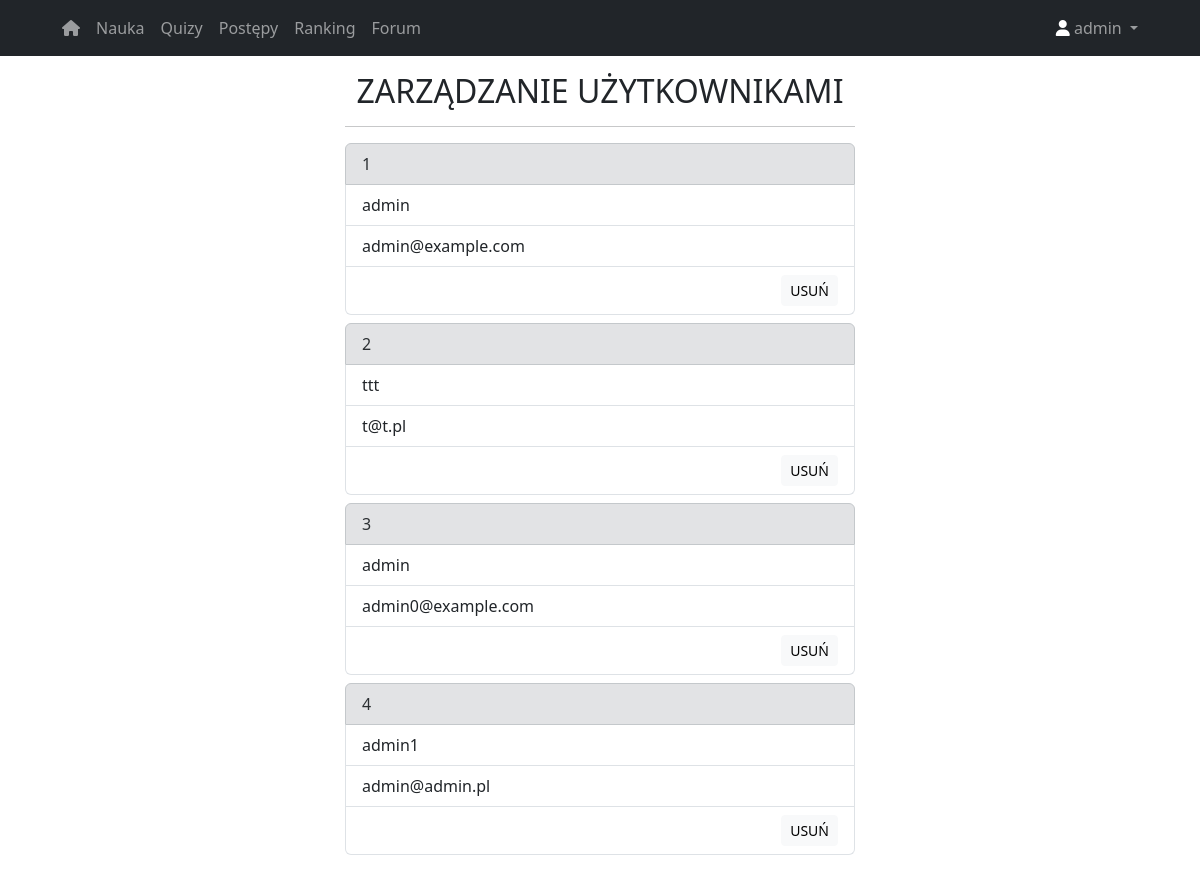
The app's page /adminpanel (signed in), older data.
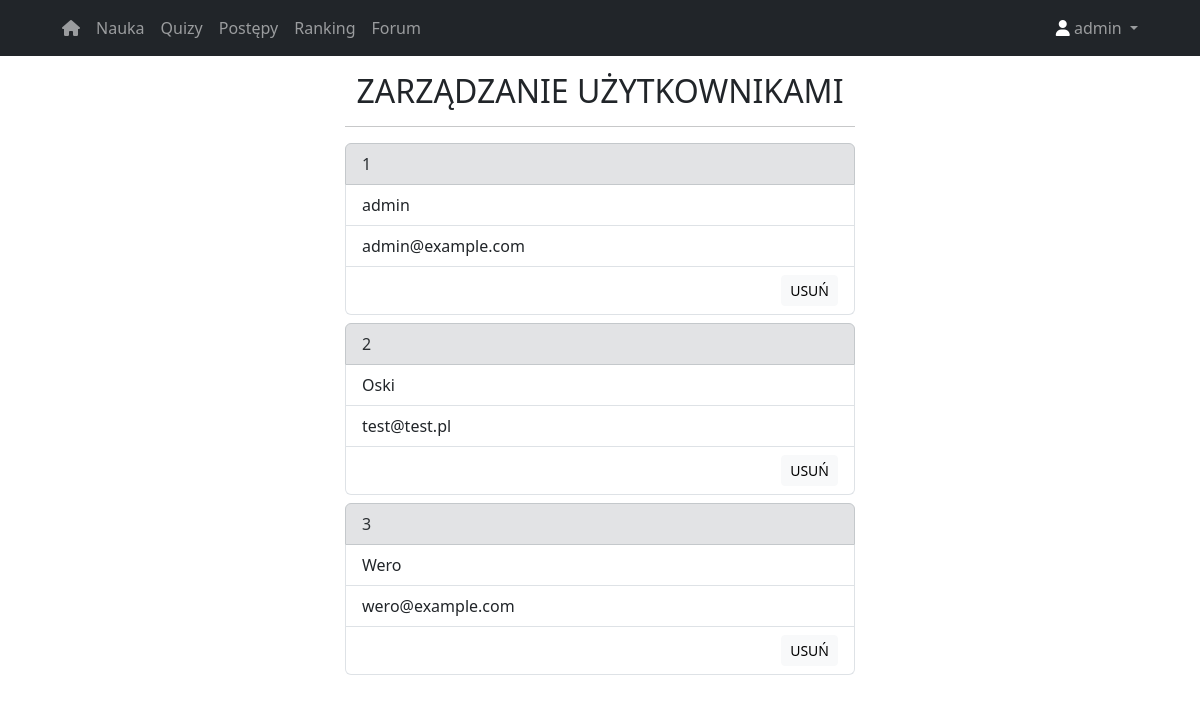
The same page, newer data.
### website/models.py (models this page shows)
class User(db.Model, UserMixin):
    id = db.Column(db.Integer, primary_key=True)
    email = db.Column(db.String(150), unique = True)
    password = db.Column(db.String(150))
    first_name = db.Column(db.String(150))
    points = db.relationship('Points')
    notes = db.relationship('Note')
    ranks = db.relationship('Rank')

### website/auth.py (the view)
@auth.route('/adminpanel')
@login_required
def adminpanel():
    if current_user.first_name != 'admin':
        return redirect(url_for('auth.mainPage'))
    all_users = User.query.all()
    return render_template('adminpanel.html', user=current_user, users=all_users)

### website/__init__.py (called while the page is built)
def create_app():
    app = Flask(__name__)
    app.config['SECRET_KEY'] = 'hjshjhdjah kjshkjdhjs'
    app.config['SQLALCHEMY_DATABASE_URI'] = f'sqlite:///{DB_NAME}'
    db.init_app(app)
    from .auth import auth
    app.register_blueprint(auth, url_prefix='/')
    from .models import User
    with app.app_context():
        db.create_all()
    login_manager = LoginManager()
    login_manager.login_view = 'auth.login'
    login_manager.init_app(app)
    @login_manager.user_loader
    def load_user(id):
        return User.query.get(int(id))
    return app

### website/auth.py (called while the page is built)
@auth.before_request
def restrict_access_to_auth_routes():
    if current_user.is_authenticated and request.endpoint in ['auth.login', 'auth.sign_up']:
        return redirect(url_for('auth.mainPage'))

### website/templates/adminpanel.html (shortened to what this page needs)
{% extends 'base.html' %}
{% block content %}
    <main>
    <div class="row align-items-center">
   <div class="mx-auto col-10 col-md-8 col-lg-6">
		<div>
				<h2 class="text-center">ZARZĄDZANIE UŻYTKOWNIKAMI</h2><hr>
			</div>
        {% for user in users %}
            <ul class="list-group mb-2">
                <li class="list-group-item list-group-item-secondary">{{ user.id }}</li>
                <li class="list-group-item">{{ user.first_name }}</li>
                <li class="list-group-item">{{ user.email }}</li>
                <li class="list-group-item">
                    <button
        type="button"
        class="btn btn-sm btn-light float-end"
        data-bs-toggle="modal"
        data-bs-target="#deleteModal-{{ user.id }}">
        USUŃ
    </button>
                </li>
            </ul>
            {% endfor %}
   </div>
    </div>
    </main>
    {% endblock %}

### website/templates/base.html (shortened to what this page needs)
<!DOCTYPE html>
<html lang="en">
	<head>
     <link
            href="https://cdn.jsdelivr.net/npm/bootstrap@5.3.1/dist/css/bootstrap.min.css"
            rel="stylesheet"
 />
    <link
			rel="stylesheet"
			href=" {{ url_for('static', filename='style.css') }}"/>
</head>
<body>
        <nav class="navbar navbar-expand-lg navbar-dark bg-dark">
            <div class="nav-item container d-flex justify-content-between">
                <div class="container-fluid">
                    <div class="collapse navbar-collapse" id="navbarSupportedContent">
                        <ul class="navbar-nav me-auto mb-2 mb-lg-0">
							{% if user.is_authenticated %}
                            <li class="nav-item">
                                <a class="nav-link" href="/20_marcinek/licencjat/mainPage"><i class="fa-sharp fa-solid fa-house"></i></a>
                            </li>
                            <li class="nav-item">
                                <a class="nav-link" href="/20_marcinek/licencjat/course">Nauka</a>
                            </li>
                            <li class="nav-item">
                                <a class="nav-link" href="/20_marcinek/licencjat/quizy">Quizy</a>
                            </li>
                            <li class="nav-item">
                                <a class="nav-link" href="/20_marcinek/licencjat/progress">Postępy</a>
                            </li>
                                <li class="nav-item">
                                <a class="nav-link" href="/20_marcinek/licencjat/rank">Ranking</a>
                            </li>
                                <li class="nav-item">
                                <a class="nav-link" href="/20_marcinek/licencjat/forum">Forum</a>
                            </li>
							{% endif %}
                        </ul>
                        <div class="d-flex">
                            <ul class="navbar-nav me-auto mb-2 mb-lg-0">
                                <li class="nav-item dropdown">
									{% if user.is_authenticated %}
                                    <a
                                        class="nav-link dropdown-toggle"
                                        href="#"
                                        role="button"
                                        data-bs-toggle="dropdown"
                                        aria-expanded="false"><i class="fa-sharp fa-solid fa-user" style="color: #ffffff;"></i>
                                        {{current_user.first_name}}
                                    </a>
								{% endif %}
                                </li>
                            </ul>
                        </div>
                    </div>
                </div>
            </div>
        </nav>
        <div class="container-xl py-3 px-5">
  {% block content %}{% endblock %}
        </div>
	</body>
</html>

Row changes from the older to the newer data that the page shows:
removed User: id "4", first_name "admin1", email "admin@admin.pl"
changed User id 2: first_name "ttt" → "Oski"; email "t@t.pl" → "test@test.pl"
changed User id 3: first_name "admin" → "Wero"; email "admin0@example.com" → "wero@example.com"
